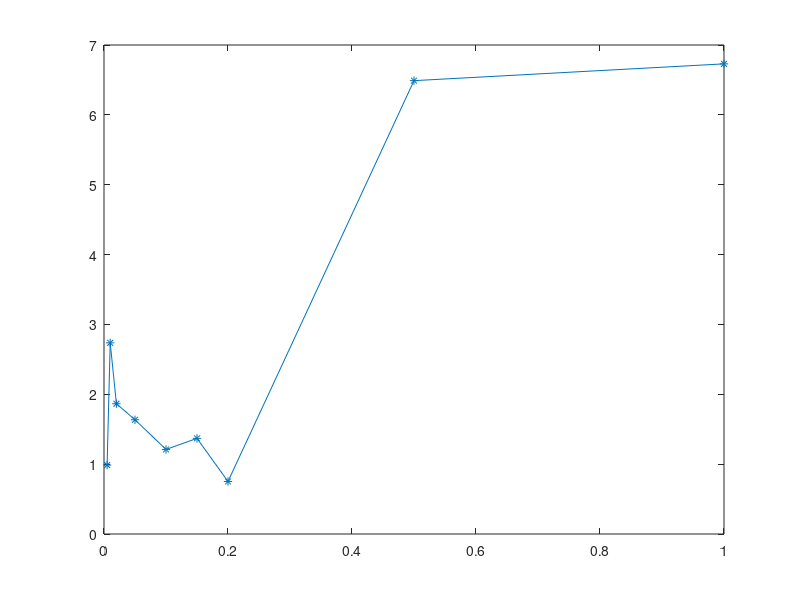

Reproduce this figure in MATLAB.
clear all;
close all;

% SIMULATION

miu_f = @(u) sin(u);

N = 1000;


hh = [0.005, 0.01, 0.02, 0.05, 0.1, 0.15, 0.2, 0.5,1]; 
delta = [];

for h=hh

    uk = [0];
    yk = [];

    true_phi = [2,1];

    for n=2:N+1

       uk(n) = 2*rand()-1;
       xk(n) = true_phi(1)*uk(n) + true_phi(2)*uk(n-1);
       vk(n) = miu_f(xk(n));
       zk = (rand()-0.5)/10;
       yk(n) = vk(n) + zk;

    end

    uk = uk(2:end);
    xk = xk(2:end);
    yk = yk(2:end);


    % build regressor of phis by LS with Kernel
    % here you get estimate of phi1 and phi2


    first_m = 0;
    second_m = 0;

    h = 0.02;
    for k=2:N
        phi = [uk(k); uk(k-1)];
        norm = power(uk(k),2) + power(uk(k-1),2);
        if norm  <= h
            first_m = first_m + (phi*phi');
            second_m = second_m + (phi*yk(k));
        end    
    end

    theta_est = mpower(first_m,-1) * second_m;


    % transfer u through estimators 

    new_xk = [];
    uk = [0, uk];
    for n=2:N+1
       new_xk(n) = theta_est(1)*uk(n) + theta_est(2)*uk(n-1);
    end
    uk = uk(2:end);
    new_xk = new_xk(2:end);

    % treat estiamtion of xk as true data
    % with data xk (estimation) and yk run kernel smoothing


    new_miu = [];
    u_kernel = [];

    H = 0.02;
    for n=1:N
        u = new_xk(n);
        u_kernel = [];
        for i=1:N
            if new_xk(i) < u+H && new_xk(i) > u-H
                u_kernel(end+1) = yk(i); 
            end      
        end
        new_miu(end+1) = sum(u_kernel)/length(u_kernel);
    end


    %plot(xk,yk,'.');
    %hold on;
    %plot(xk,new_miu,'.');

    delta(end+1) = 0;
    for n=1:N
        delta(end) = delta(end) + power( (yk(n)-new_miu(n)),2 );
    end
end


plot(hh, delta, "-*");

